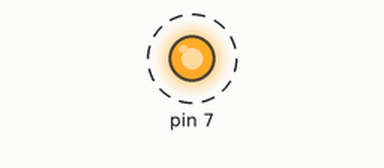
This program was run on a simulated Raspberry Pi (header pin numbers). Shown: output pins drawn as LEDs (lit = HIGH). Dashed ring = blinking.

Above: at 0.2 s.
Timing chart, 0 to 3.0 s (numbered marks = the images above):
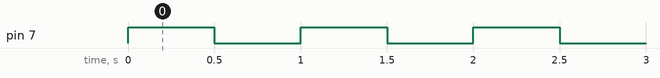

The program:

RPi3_blink.py
```python
# Python v 3.4.2
# This program will blink a red LED
#
# Project calculations
#
#    Controlling equation = Ohm's Law = R = (V)(I)
#    VF = Voltage Forward for LED = 1.7 V (volts)
#    IF = Current Forward for LED = 25 mA (milli-amps)
#    VO = Voltage Output for RPi = 5V
#    R = Resistance = (VO - VF)(IF) = (5 - 1.7)(25) = (3.3)(25) = 82.5
#
#  Materials List
#
#    Raspberry Pi 3B+ (RPi)
#    OSEP Red LED Module with onboard/integrated resistor
#    (3) Female/Male AWG 22 gauge wires
#    RPi (General Purpose Input/Output) GPIO pin layout quick reference
#
#  Assembly
#
#    Connect GND black wire to RPi GPIO pin 6
#    Connect PWR red wire to RPi GPIO pin 2
#    Connect S white wire to RPi GPIO pin 7

#   ATS
#   https://github.com/AnchorageBot

#
#  Libraries
import RPi.GPIO as GPIO
import time
#
#  Global constants and variables
Delay = 0.5 # time in seconds
#
#  Setup
GPIO.setmode(GPIO.BOARD)
GPIO.setup(7, GPIO.OUT) # Assign GPIO pin 7 to control LED
#
#  Main Loop
while True:
    GPIO.output(7, GPIO.HIGH) # Turn on LED
    time.sleep(Delay)
    GPIO.output(7, GPIO.LOW) # Turn off LED
    time.sleep(Delay)
```

Measured:
- by itself, pin 7: alternates HIGH for 0.50 s and LOW for 0.50 s
